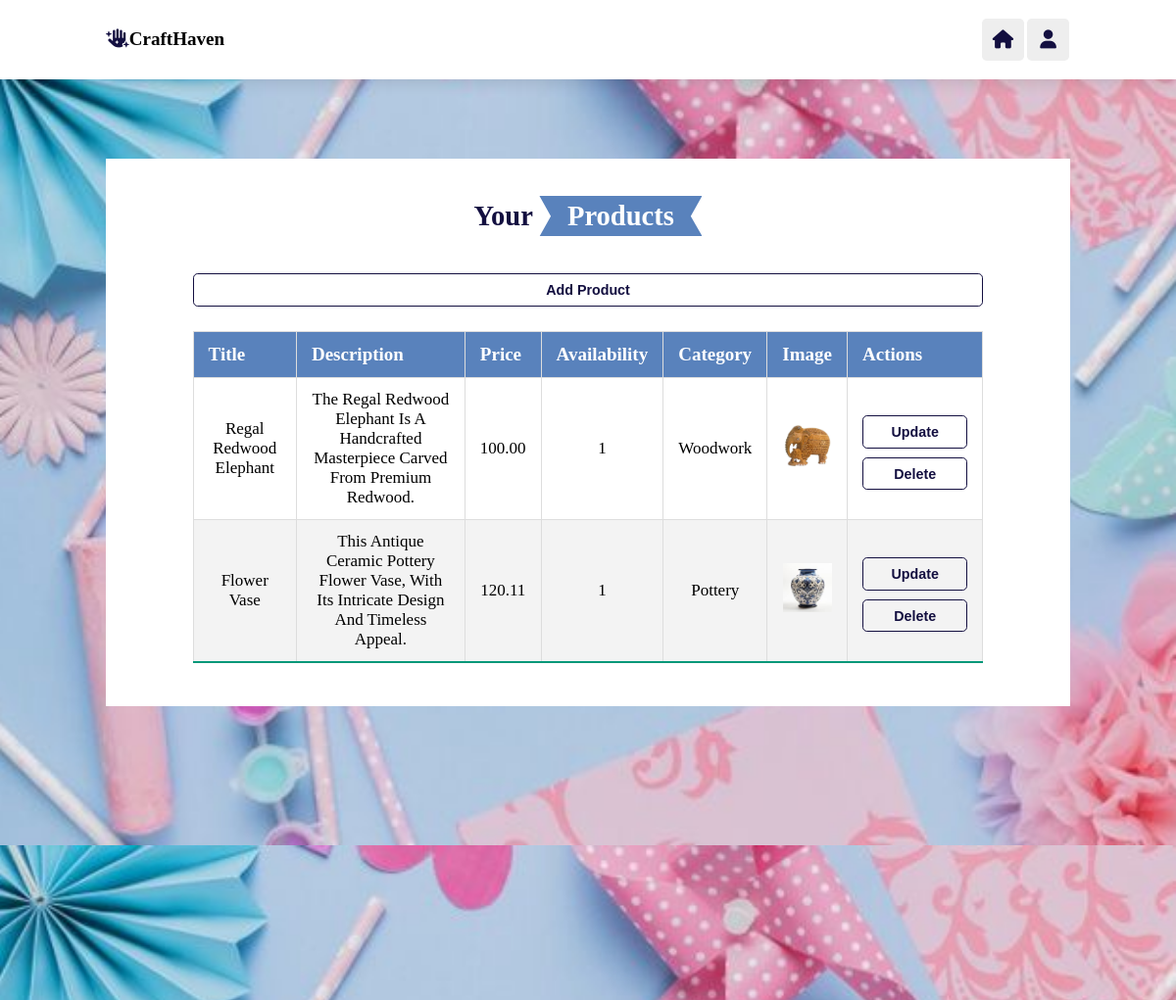
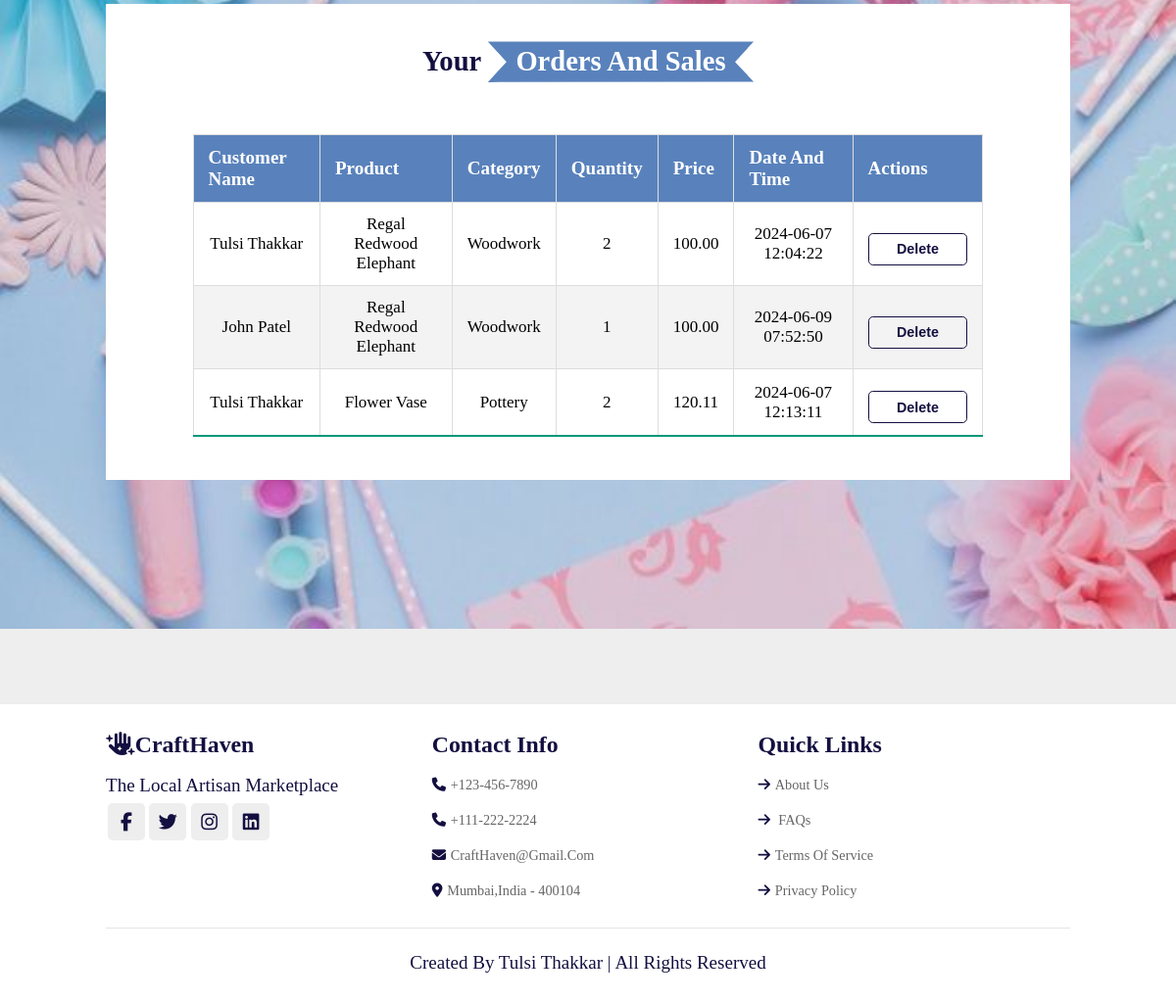
Page /ArtisanProfile.php (signed in) on the committed database (2 pictures, top to bottom).
### tables this page shows
CREATE TABLE `products1` (
  `ProductID` int(11) NOT NULL,
  `ArtisanID` int(11) NOT NULL,
  `Title` varchar(100) NOT NULL,
  `Description` text NOT NULL,
  `Price` decimal(10,2) NOT NULL,
  `Availability` tinyint(1) NOT NULL,
  `Images` text NOT NULL,
  `Category` varchar(50) NOT NULL
);

CREATE TABLE `users1` (
  `UserID` int(11) NOT NULL,
  `Username` varchar(50) NOT NULL,
  `Email` varchar(100) NOT NULL,
  `Password` varchar(255) NOT NULL,
  `UserType` varchar(100) NOT NULL
);

CREATE TABLE `orderdetails1` (
  `OrderDetailID` int(11) NOT NULL,
  `OrderID` int(11) NOT NULL,
  `ProductID` int(11) NOT NULL,
  `Quantity` int(11) NOT NULL,
  `Price` decimal(10,2) NOT NULL
);

CREATE TABLE `orders` (
  `OrderID` int(11) NOT NULL,
  `UserID` int(11) NOT NULL,
  `OrderDate` timestamp NOT NULL DEFAULT current_timestamp(),
  `TotalAmount` decimal(10,2) NOT NULL,
  `shippingAddress` varchar(300) NOT NULL,
  `shippingCity` varchar(100) NOT NULL,
  `shippingState` varchar(100) NOT NULL,
  `shippingZip` int(6) NOT NULL,
  `shippingCountry` varchar(100) NOT NULL,
  `shippingMethod` varchar(300) NOT NULL
);

### ArtisanProfile.php (the view, shortened to what this page needs)
<?php
$artisanName = isset($_SESSION['Artisan_LName']) ? $_SESSION['Artisan_LName'] : 'Guest';
$con = mysqli_connect('localhost','root','','crafthaven_project');
if($con){
  if ($artisanName !== 'Guest') {
      $stmt = $con->prepare("SELECT * FROM `artisans1` WHERE Name = ?");
      $stmt->bind_param("s", $artisanName);
      $stmt->execute();
      $result = $stmt->get_result();
      if ($result->num_rows > 0) {
          $row = $result->fetch_assoc();
          $id= $row['ArtisanID'];
      }
  }
   $stmt = $con->prepare("SELECT * FROM `products1` WHERE `ArtisanID`=?");
   $stmt->bind_param("i", $id);
   $stmt->execute();
   $products = $stmt->get_result();
   $stmt_order = $con->prepare("SELECT
    p.Title, od.Quantity, p.Price, p.Category,u.Username, o.OrderDate, od.OrderDetailID,od.OrderID FROM
    products1 p JOIN orderdetails1 od ON p.ProductID = od.ProductID JOIN
    orders o ON od.OrderID = o.OrderID JOIN users1 u ON o.UserID = u.UserID
    WHERE
    p.ArtisanID = ?");
    $stmt_order->bind_param("i", $id);
    $stmt_order->execute();
    $orderss = $stmt_order->get_result();
}
else
{
    die(mysqli_error($con));
}
?>
<!DOCTYPE html>
<html lang="en">
<head>
      <link href="https://cdnjs.cloudflare.com/ajax/libs/font-awesome/6.5.2/css/all.min.css" rel="stylesheet">
    <link href="css\ArtisansProfile.css" rel="stylesheet">
</head>
<body>
<header class="header">
    <div class="logo">
        <h1><i class="fas fa-hand-sparkles"></i>CraftHaven</h1>
        </div>
        <div class="icons">
             <div class="fas fa-home" id="home-btn"></div>
             <div class="fas fa-user" id="Profile-btn"></div>
        </div>
</header>
<section class="home">
      <section class="productManagement">
      <h1 class="heading"> Your <span>Products</span></h1>
      <button id="addProductBtn" class="btn addbtn">Add Product</button>
          <table class="styled-table">
          <thead>
            <tr>
                <th>Title</th>
                <th>Description</th>
                <th>Price</th>
                <th>Availability</th>
                <th>Category</th>
                <th>Image</th>
                <th>Actions</th>
            </tr>
        </thead>
        <tbody>
          <?php while($product = $products->fetch_assoc()) { ?>
          <tr data-id="<?php echo $product['ProductID']; ?>" data-title="<?php echo htmlspecialchars($product['Title']); ?>" data-description="<?php echo htmlspecialchars($product['Description']); ?>" data-price="<?php echo $product['Price']; ?>" data-availability="<?php echo $product['Availability']; ?>" data-category="<?php echo $product['Category']; ?>" data-image="<?php echo $product['Images']; ?>">
              <td><?php echo $product['Title']; ?></td>
              <td><?php echo $product['Description']; ?></td>
              <td><?php echo $product['Price']; ?></td>
              <td><?php echo $product['Availability']; ?></td>
              <td><?php echo $product['Category']; ?></td>
              <td><img src="user_images/<?php echo $product['Images']; ?>" width="50" height="50"></td>
              <td>
                  <form  action="" method="post">
                      <input type="submit" name="update_Productbtn"
                       value="Update" class="btn">
                  </form>
                  <form  action="" method="post">
                      <input type="submit" name="Delete_Productbtn"
                      value="Delete" class="btn"
                       onClick="return confirm('are you sure you want to delete this
                        product?')">
                  </form>
              </td>
          </tr>
    <?php } ?>
</tbody>
    </table>
      </section>
</section>
<section class="orderhome">
      <section class="orderManagement">
      <h1 class="heading"> Your <span>Orders and Sales</span></h1>
          <table class="styled-table">
          <thead>
            <tr>
                <th>Customer Name</th>
                <th>Product</th>
                <th>Category</th>
                <th>Quantity</th>
                <th>Price</th>
                <th>Date and Time</th>
                <th>Actions</th>
            </tr>
        </thead>
        <tbody>
            <?php while($order = $orderss->fetch_assoc()) { ?>
                <tr>
                    <td><?php echo $order['Username']; ?></td>
                    <td><?php echo $order['Title']; ?></td>
                    <td><?php echo $order['Category']; ?></td>
                    <td><?php echo $order['Quantity']; ?></td>
                    <td><?php echo $order['Price']; ?></td>
                    <td><?php echo $order['OrderDate']; ?></td>
                    <td>
                  <form  action="" method="post">
                      <input type="submit" name="Delete_orderbtn"
                      value="Delete" class="btn"
                       onClick="return confirm('are you sure you want to delete this
                        product?')">
                  </form>
              </td>
                </tr>
            <?php } ?>
        </tbody>
    </table>
      </section>
</section>
     <section>
     </section>
     <section>
  </section>
  <?php include 'footer.php'; ?>
</body>
</html>

### css/ArtisansProfile.css (style rules this page uses)
:root { --orange: #5982bc; --black: #130f40; --light-color:#666; --box-shadow: 0 .5rem 1.5rem rgba(0,0,0,.1); --border: .2rem solid rgba(0,0,0,.1); --outline: .1rem solid rgba(0,0,0,.1); --outline-hover:.2rem solid var(--black); }
* { margin: 0; padding: 0; box-sizing: border-box; outline: none; border: none; text-decoration: none; text-transform: capitalize; transition: all .2s linear; }
html { font-size: 62.5%; overflow-x: hidden; scroll-behavior: smooth; scroll-padding-top: 7rem; }
body { background: url("../images/background2.jpg") repeat; background-position: center; background-size: contain; }
.btn { margin-top: 1rem; display: block; padding: .8rem 3rem; font-size: 1.5rem; border-radius: .5rem; border: .2rem solid var(--black); color: var(--black); cursor: pointer; background: none; text-align: center; width: 100%; font-weight: bold; }
.header { position: fixed; top: 0; left: 0;right: 0; z-index: 1000; display: flex; align-items: center; justify-content: space-between; padding: 2rem 9%; background: #fff; box-shadow: var(--box-shadow); }
.header .logo h1 i { color: var(--black); }
.header .icons div { height: 4.5rem; width: 4.5rem; line-height: 4.5rem; border-radius: .5rem; background: #eee; color: var(--black); font-size: 2rem; margin-right: .1rem; cursor: pointer; text-align: center; }
.home, .orderhome { padding: 7rem 9%; min-height: 100vh; background: url("../images/background2.jpg") repeat; background-position: center; background-size: cover; }
.productManagement { margin-bottom: 5rem; background: #fff; }
.orderManagement { background: #fff; }
.heading { text-align: center; padding: 2rem 0; padding-bottom: 1rem; font-size: 3rem; color:var(--black) ; }
.heading span { background: var(--orange); color: #fff; display: inline-block; padding: .5rem 3rem; clip-path: polygon(100% 0, 93% 50%, 100% 99%,0% 100%, 7% 50%,0% 0% ); }
.styled-table { width: 100%; border-collapse: collapse; margin: 25px 0; font-size: 17px; text-align: center; max-height: 400px; overflow-y: auto; }
.styled-table thead tr { background-color: var(--orange); color: #ffffff; text-align: left; font-weight: bold; font-size: 19px; }
.styled-table th, .styled-table td { padding: 12px 15px; border: 1px solid #dddddd; }
.styled-table tbody tr { border-bottom: 1px solid #dddddd; }
.styled-table tbody tr:nth-of-type(even) { background-color: #f3f3f3; }
.styled-table tbody tr:last-of-type { border-bottom: 2px solid #009879; }
.orderhome { padding-top: 17rem; height: 80rem; padding-bottom: 5rem; position: relative; height: 80rem; position: relative; }

### css/style.css (style rules this page uses)
:root { --orange: #5982bc; --black: #130f40; --light-color:#666; --box-shadow: 0 .5rem 1.5rem rgba(0,0,0,.1); --border: .2rem solid rgba(0,0,0,.1); --outline: .1rem solid rgba(0,0,0,.1); --outline-hover:.2rem solid var(--black); }
* { margin: 0; padding: 0; box-sizing: border-box; outline: none; border: none; text-decoration: none; text-transform: capitalize; transition: all .2s linear; }
html { font-size: 59.5%; overflow-x: hidden; scroll-behavior: smooth; scroll-padding-top: 7rem; }
section { padding: 2rem 9%; }
.heading { text-align: center; padding: 2rem 0; padding-bottom: 3rem; font-size: 3rem; color:var(--black) ; }
.heading span { background: var(--orange); color: #fff; display: inline-block; padding: .5rem 3rem; clip-path: polygon(100% 0, 93% 50%, 100% 99%,0% 100%, 7% 50%,0% 0% ); }
body { background: #eee; }
.btn { font-weight: bold; margin-top: 1rem; display: inline-block; padding: .8rem 3rem; font-size: 1.5rem; border-radius: .5rem; border: .2rem solid var(--black); color: var(--black); cursor: pointer; background: none; }
.header { position: fixed; top: 0; left: 0;right: 0; z-index: 1000; display: flex; align-items: center; justify-content: space-between; padding: 2rem 9%; background: #fff; box-shadow: var(--box-shadow); }
.header .logo h1 i { color: var(--black); }
.header .icons div { height: 4.5rem; width: 4.5rem; line-height: 4.5rem; border-radius: .5rem; background: #eee; color: var(--black); font-size: 2rem; margin-right: .1rem; cursor: pointer; text-align: center; }
.home { display: flex; align-items: center; justify-content: center; background: url("../images/background2.jpg") no-repeat; background-position: center; background-size: cover; padding-top: 17rem; padding-bottom: 10rem; }

### rows in the picture
products1: Title "Regal Redwood Elephant", Description "The Regal Redwood Elephant Is A Handcrafted Masterpiece Carved From Premium Redwood.", Price "100.00", Availability "1", Category "Woodwork", Images (picture), users1.Username "Tulsi Thakkar", orderdetails1.Quantity "2", orders.OrderDate "2024-06-07 12:04:22", users1.Username "John Patel", orderdetails1.Quantity "1", orders.OrderDate "2024-06-09 07:52:50"
products1: Title "Flower Vase", Description "This Antique Ceramic Pottery Flower Vase, With Its Intricate Design And Timeless Appeal.", Price "120.11", Availability "1", Category "Pottery", Images (picture), users1.Username "Tulsi Thakkar", orderdetails1.Quantity "2", orders.OrderDate "2024-06-07 12:13:11"
